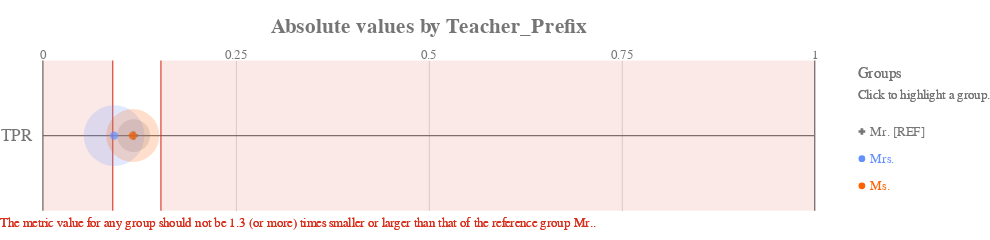

This figure's notebook cell:
### Markdown cell above
The `absolute` plot will show the value of the true positive rate itself:

### Code cell
ap.absolute(bdf, metrics, attribute, fairness_threshold = disparity_tolerance)

### Figure 1 — Vega-Lite specification as saved in the notebook (floating-point values rounded to 4 significant figures)
{"config": {"view": {"continuousWidth": 400, "continuousHeight": 300, "strokeWidth": 0}, "axisLeft": {"labelColor": "rgb(117,117,117)", "labelFont": "Arial", "labelFontSize": 16}, "title": {"align": "center", "baseline": "middle", "color": "rgb(117,117,117)", "font": "Arial", "fontSize": 20, "fontWeight": "bold"}}, "layer": [{"data": {"name": "data-2877b248c93196b56da8c0b23bb53c1d"}, "mark": {"type": "rule", "stroke": "rgb(117,117,117)", "strokeWidth": 1.25, "tooltip": ""}, "encoding": {"x": {"type": "quantitative", "field": "start", "scale": {"domain": [0, 1], "range": [40.0, 760.0]}}, "x2": {"field": "end"}, "y": {"type": "nominal", "axis": {"domain": false, "labelAngle": 0, "labelPadding": -30, "orient": "left", "ticks": false, "title": ""}, "field": "y_position", "scale": {"domain": ["TPR"], "range": [17.5, 157.5]}}}}, {"data": {"name": "data-6cfe259518f6c7b358d8f836a73e6b7f"}, "mark": {"type": "rule", "stroke": "rgb(117,117,117)", "strokeWidth": 1.25, "tooltip": ""}, "encoding": {"x": {"type": "quantitative", "field": "x_position", "scale": {"domain": [0, 1], "range": [40.0, 760.0]}}, "y": {"value": 17.5}, "y2": {"value": 157.5}}}, {"data": {"name": "data-60ed1133fa688d151d36705a369482e0"}, "mark": {"type": "text", "align": "center", "color": "rgb(117,117,117)", "font": "Arial", "fontSize": 12, "fontWeight": "normal", "tooltip": ""}, "encoding": {"text": {"type": "nominal", "field": "value"}, "x": {"type": "quantitative", "field": "value", "scale": {"domain": [0, 1], "range": [40.0, 760.0]}}, "y": {"value": 12.25}}}, {"layer": [{"mark": {"type": "rect", "opacity": 0.8, "stroke": "rgb(217, 46, 28)", "strokeWidth": 1.25, "tooltip": ""}, "encoding": {"x": {"type": "quantitative", "field": "lower_threshold_value", "scale": {"domain": [0, 1], "range": [40.0, 760.0]}}, "x2": {"field": "lower_threshold_value"}, "y": {"type": "nominal", "axis": {"domain": false, "grid": false, "labels": false, "ticks": false, "title": " "}, "field": "metric", "scale": {"domain": ["TPR"], "range": [17.5, 157.5]}}}}, {"mark": {"type": "rect", "opacity": 0.8, "stroke": "rgb(217, 46, 28)", "strokeWidth": 1.25, "tooltip": ""}, "encoding": {"x": {"type": "quantitative", "field": "upper_threshold_value", "scale": {"domain": [0, 1], "range": [40.0, 760.0]}}, "x2": {"field": "upper_threshold_value"}, "y": {"type": "nominal", "axis": {"domain": false, "grid": false, "labels": false, "ticks": false, "title": " "}, "field": "metric", "scale": {"domain": ["TPR"], "range": [17.5, 157.5]}}}}, {"layer": [{"mark": {"type": "rect", "fill": "rgb(217, 46, 28)", "opacity": 0.1, "tooltip": ""}, "encoding": {"x": {"type": "quantitative", "field": "lower_threshold_value", "scale": {"domain": [0, 1], "range": [40.0, 760.0]}}, "x2": {"field": "lower_end"}, "y": {"type": "nominal", "axis": {"domain": false, "grid": false, "labels": false, "ticks": false, "title": " "}, "field": "metric", "scale": {"domain": ["TPR"], "range": [17.5, 157.5]}}}}, {"mark": {"type": "rect", "fill": "rgb(217, 46, 28)", "opacity": 0.1, "tooltip": ""}, "encoding": {"x": {"type": "quantitative", "field": "upper_threshold_value", "scale": {"domain": [0, 1], "range": [40.0, 760.0]}}, "x2": {"field": "upper_end"}, "y": {"type": "nominal", "axis": {"domain": false, "grid": false, "labels": false, "ticks": false, "title": " "}, "field": "metric", "scale": {"domain": ["TPR"], "range": [17.5, 157.5]}}}}]}, {"data": {"name": "data-79dd248bdaa0ea02c535240e8ad022c8"}, "mark": {"type": "text", "align": "left", "baseline": "top", "fill": "rgb(217, 46, 28)", "font": "Arial", "fontSize": 12, "fontWeight": "normal", "tooltip": ""}, "encoding": {"text": {"value": "The metric value for any group should not be 1.3 (or more) times smaller or larger than that of the reference group Mr.."}, "x": {"value": 0}, "y": {"value": 163.3}}}], "data": {"name": "data-069551072f21ab92b4d806149f6e287c"}}, {"layer": [{"mark": "circle"}, {"data": {"name": "data-9790c024b1594b345c7043b07ba7815c"}, "mark": {"type": "circle", "opacity": 0.2}, "encoding": {"color": {"condition": {"type": "nominal", "field": "attribute_value", "legend": null, "scale": {"domain": ["Mr.", "Mrs.", "Ms."], "range": ["rgb(117,117,117)", "rgb(100, 143, 255)", "rgb(254, 97, 0)", "rgb(220, 38, 127)", "rgb(255, 176, 0)", "rgb(120, 94, 240)"]}, "selection": "selector005"}, "value": "rgb(224,224,224)"}, "size": {"type": "quantitative", "field": "group_size", "legend": null, "scale": {"domain": [0, 370.8], "range": [0, 3848.0]}}, "tooltip": [{"type": "nominal", "field": "attribute_value", "title": "Group"}, {"type": "nominal", "field": "tooltip_group_size", "title": "Group Size"}, {"type": "nominal", "field": "tooltip_disparity_explanation_tpr", "title": "Disparity"}, {"type": "quantitative", "field": "tpr", "format": ".2f", "title": "TPR"}], "x": {"type": "quantitative", "axis": {"domain": false, "labels": false, "ticks": false, "title": null, "values": [0.25, 0.5, 0.75]}, "field": "tpr", "scale": {"domain": [0, 1], "range": [40.0, 760.0]}}, "y": {"type": "nominal", "axis": {"domain": false, "grid": false, "labels": false, "ticks": false, "title": " "}, "field": "metric_variable", "scale": {"domain": ["TPR"], "range": [17.5, 157.5]}}}, "selection": {"selector007": {"type": "multi", "empty": "all", "fields": ["attribute_value"]}}, "transform": [{"calculate": "'TPR'", "as": "metric_variable"}]}, {"layer": [{"mark": "point"}, {"data": {"name": "data-9790c024b1594b345c7043b07ba7815c"}, "mark": {"type": "point", "filled": true, "size": 60}, "encoding": {"color": {"condition": {"type": "nominal", "field": "attribute_value", "legend": null, "scale": {"domain": ["Mr.", "Mrs.", "Ms."], "range": ["rgb(117,117,117)", "rgb(100, 143, 255)", "rgb(254, 97, 0)", "rgb(220, 38, 127)", "rgb(255, 176, 0)", "rgb(120, 94, 240)"]}, "selection": "selector005"}, "value": "rgb(224,224,224)"}, "shape": {"type": "nominal", "field": "attribute_value", "legend": null, "scale": {"domain": ["Mr.", "Mrs.", "Ms."], "range": ["cross", "circle", "circle"]}}, "tooltip": [{"type": "nominal", "field": "attribute_value", "title": "Group"}, {"type": "nominal", "field": "tooltip_group_size", "title": "Group Size"}, {"type": "nominal", "field": "tooltip_disparity_explanation_tpr", "title": "Disparity"}, {"type": "quantitative", "field": "tpr", "format": ".2f", "title": "TPR"}], "x": {"type": "quantitative", "axis": {"domain": false, "labels": false, "ticks": false, "title": null, "values": [0.25, 0.5, 0.75]}, "field": "tpr", "scale": {"domain": [0, 1], "range": [40.0, 760.0]}}, "y": {"type": "nominal", "axis": {"domain": false, "grid": false, "labels": false, "ticks": false, "title": " "}, "field": "metric_variable", "scale": {"domain": ["TPR"], "range": [17.5, 157.5]}}}, "selection": {"selector006": {"type": "multi", "empty": "all", "fields": ["attribute_value"]}}, "transform": [{"calculate": "'TPR'", "as": "metric_variable"}]}]}]}, {"layer": [{"mark": {"type": "point", "filled": true, "opacity": 1, "size": 39.48}, "encoding": {"color": {"condition": {"type": "nominal", "field": "attribute_value", "legend": null, "scale": {"domain": ["Mr.", "Mrs.", "Ms."], "range": ["rgb(117,117,117)", "rgb(100, 143, 255)", "rgb(254, 97, 0)", "rgb(220, 38, 127)", "rgb(255, 176, 0)", "rgb(120, 94, 240)"]}, "selection": "selector005"}, "value": "rgb(224,224,224)"}, "shape": {"type": "nominal", "field": "attribute_value", "legend": null, "scale": {"domain": ["Mr.", "Mrs.", "Ms."], "range": ["cross", "circle", "circle"]}}, "x": {"value": 804}, "y": {"type": "nominal", "axis": {"domain": false, "grid": false, "labels": false, "ticks": false, "title": " "}, "field": "attribute_value", "scale": {"domain": ["Mr.", "Mrs.", "Ms."], "range": [71, 147]}}}, "selection": {"selector005": {"type": "multi", "empty": "all", "fields": ["attribute_value"]}}}, {"mark": {"type": "text", "align": "left", "baseline": "middle", "font": "Arial", "fontSize": 12, "fontWeight": "normal"}, "encoding": {"color": {"condition": {"type": "nominal", "field": "attribute_value", "legend": null, "scale": {"domain": ["Mr.", "Mrs.", "Ms."], "range": ["rgb(117,117,117)", "rgb(100, 143, 255)", "rgb(254, 97, 0)", "rgb(220, 38, 127)", "rgb(255, 176, 0)", "rgb(120, 94, 240)"]}, "selection": "selector005"}, "value": "rgb(224,224,224)"}, "text": {"type": "nominal", "field": "label"}, "x": {"value": 812}, "y": {"type": "nominal", "axis": {"domain": false, "grid": false, "labels": false, "ticks": false, "title": " "}, "field": "attribute_value", "scale": {"domain": ["Mr.", "Mrs.", "Ms."], "range": [71, 147]}}}, "selection": {"selector008": {"type": "multi", "empty": "all", "fields": ["attribute_value"]}}}, {"data": {"name": "data-79dd248bdaa0ea02c535240e8ad022c8"}, "mark": {"type": "text", "align": "left", "baseline": "middle", "color": "rgb(117,117,117)", "font": "Arial", "fontSize": 12, "fontWeight": "normal"}, "encoding": {"text": {"value": "Click to highlight a group."}, "x": {"value": 800}, "y": {"value": 49}}}, {"data": {"name": "data-79dd248bdaa0ea02c535240e8ad022c8"}, "mark": {"type": "text", "align": "left", "baseline": "middle", "color": "rgb(117,117,117)", "font": "Arial", "fontSize": 14, "fontWeight": "normal"}, "encoding": {"text": {"value": "Groups"}, "x": {"value": 800}, "y": {"value": 30}}}], "data": {"name": "data-7b911a8c604a3d42061675505ae8fce4"}}], "height": 175, "padding": {"top": 15, "bottom": 10}, "resolve": {"scale": {"size": "independent", "y": "independent"}}, "title": "Absolute values by Teacher_Prefix", "width": 800, "$schema": "https://vega.github.io/schema/vega-lite/v4.8.1.json", "datasets": {"data-2877b248c93196b56da8c0b23bb53c1d": [{"y_position": "TPR", "start": 0, "end": 1}], "data-6cfe259518f6c7b358d8f836a73e6b7f": [{"x_position": 0}, {"x_position": 1}], "data-60ed1133fa688d151d36705a369482e0": [{"value": 0.0}, {"value": 0.25}, {"value": 0.5}, {"value": 0.75}, {"value": 1.0}], "data-069551072f21ab92b4d806149f6e287c": [{"lower_end": 0, "upper_end": 1, "lower_threshold_value": 0.0905, "upper_threshold_value": 0.1529, "metric": "TPR"}], "data-79dd248bdaa0ea02c535240e8ad022c8": [{"a": 1, "b": 0}, {"a": 1, "b": 0}], "data-9790c024b1594b345c7043b07ba7815c": [{"attribute_name": "teacher_prefix", "attribute_value": "Mr.", "group_size": 90, "total_entities": 635, "tpr": 0.1176, "tpr_disparity": 1.0, "tpr_disparity_scaled": 0.0, "tooltip_group_size": "90 (14.17%)", "tooltip_disparity_explanation_tpr": "Reference group"}, {"attribute_name": "teacher_prefix", "attribute_value": "Mrs.", "group_size": 309, "total_entities": 635, "tpr": 0.09231, "tpr_disparity": 0.7846, "tpr_disparity_scaled": -0.2745, "tooltip_group_size": "309 (48.66%)", "tooltip_disparity_explanation_tpr": "1.27 times smaller TPR than the reference group"}, {"attribute_name": "teacher_prefix", "attribute_value": "Ms.", "group_size": 236, "total_entities": 635, "tpr": 0.1165, "tpr_disparity": 0.9903, "tpr_disparity_scaled": -0.009804, "tooltip_group_size": "236 (37.17%)", "tooltip_disparity_explanation_tpr": "1.01 times smaller TPR than the reference group"}], "data-7b911a8c604a3d42061675505ae8fce4": [{"attribute_value": "Mr.", "label": "Mr. [REF]"}, {"attribute_value": "Mrs.", "label": "Mrs."}, {"attribute_value": "Ms.", "label": "Ms."}]}}
